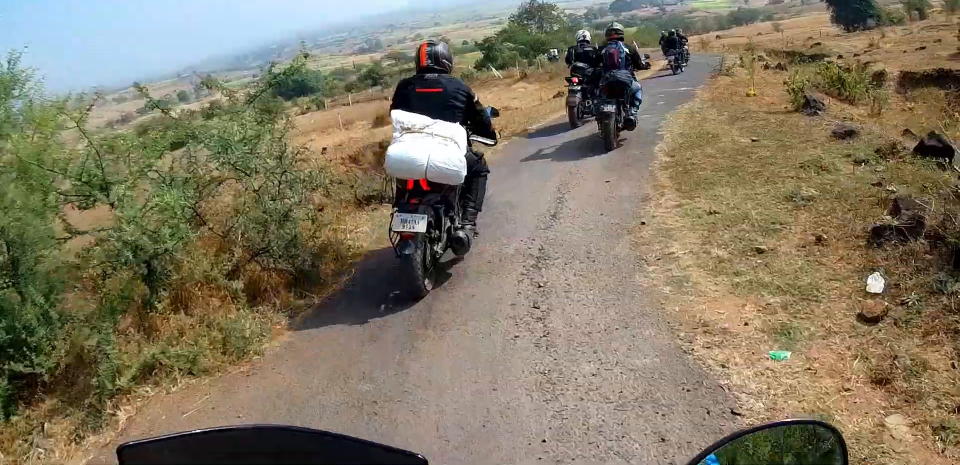
#> input picture ROW_1063_2.jpg, 1920 x 930 px (shown at 1/2 size)
$ python 'encrypt shuffling.py' ROW_1063_2.jpg
#> lines starting #> are read from the running program, lines starting #| are printed output that depends on the picture
import os.path
from PIL import Image   # Uses Pillow, a fork of PIL for Python 3
from random import randrange, seed


def scramble(input_image_filename, key_image_filename=None,
             number_of_regions=16777216):
#> called with input_image_filename = 'ROW_1063_2.jpg', number_of_regions = 16777216
    input_image_path = os.path.abspath(input_image_filename)
    input_image = Image.open(input_image_path)
#> input_image is the input picture: PIL image 1920x930 RGB; mean R, G, B 129.3, 119.9, 99.1
    if input_image.size == (1, 1):
        raise ValueError("input image must contain more than 1 pixel")
    number_of_regions = min(int(number_of_regions),
                            number_of_colours(input_image))
#> number_of_regions = 162872
    if key_image_filename:
        key_image_path = os.path.abspath(key_image_filename)
        key_image = Image.open(key_image_path)
    else:
        key_image = None
        number_of_regions = 1
    region_lists = create_region_lists(input_image, key_image,
                                       number_of_regions)
    seed(0)
    shuffle(region_lists)
    output_image = swap_pixels(input_image, region_lists)
    save_output_image(output_image, input_image_path)


def number_of_colours(image):
    return len(set(list(image.getdata())))


def create_region_lists(input_image, key_image, number_of_regions):
#> called with number_of_regions = 1
    template = create_template(input_image, key_image, number_of_regions)
#> template = 1785600 items
    number_of_regions_created = len(set(template))
#> number_of_regions_created = 1
    region_lists = [[] for i in range(number_of_regions_created)]
#> region_lists = [[]]
    for i in range(len(template)):
        region = template[i]
        region_lists[region].append(i)
    odd_region_lists = [region_list for region_list in region_lists
                        if len(region_list) % 2]
#> odd_region_lists = []
    for i in range(len(odd_region_lists) - 1):
        odd_region_lists[i].append(odd_region_lists[i + 1].pop())
#> in scramble, `region_lists = create_region_lists(input_image, key_image, number_of_r..`: region_lists = 1 item
    return region_lists


def create_template(input_image, key_image, number_of_regions):
    if number_of_regions == 1:
        width, height = input_image.size
        return [0] * (width * height)
    else:
        resized_key_image = key_image.resize(input_image.size, Image.NEAREST)
        pixels = list(resized_key_image.getdata())
        pixel_measures = [measure(pixel) for pixel in pixels]
        distinct_values = list(set(pixel_measures))
        number_of_distinct_values = len(distinct_values)
        number_of_regions_created = min(number_of_regions,
                                        number_of_distinct_values)
        sorted_distinct_values = sorted(distinct_values)
        while True:
            values_per_region = (number_of_distinct_values /
                                 number_of_regions_created)
            value_to_region = {sorted_distinct_values[i]:
                               int(i // values_per_region)
                               for i in range(len(sorted_distinct_values))}
            pixel_regions = [value_to_region[pixel_measure]
                             for pixel_measure in pixel_measures]
            if no_small_pixel_regions(pixel_regions,
                                      number_of_regions_created):
                break
            else:
                number_of_regions_created //= 2
        return pixel_regions


def no_small_pixel_regions(pixel_regions, number_of_regions_created):
    counts = [0 for i in range(number_of_regions_created)]
    for value in pixel_regions:
        counts[value] += 1
    if all(counts[i] >= 256 for i in range(number_of_regions_created)):
        return True


def shuffle(region_lists):
    for region_list in region_lists:
        length = len(region_list)
        for i in range(length):
            j = randrange(length)
            region_list[i], region_list[j] = region_list[j], region_list[i]
#> this loop made 1 pass
#> length on pass 1: 1785600


def measure(pixel):
    '''Return a single value roughly measuring the brightness.

    Not intended as an accurate measure, simply uses primes to prevent two
    different colours from having the same measure, so that an image with
    different colours of similar brightness will still be divided into
    regions.
    '''
    if type(pixel) is int:
        return pixel
    else:
        r, g, b = pixel[:3]
        return r * 2999 + g * 5869 + b * 1151


def swap_pixels(input_image, region_lists):
    pixels = list(input_image.getdata())
#> pixels = 1785600 items
    for region in region_lists:
        for i in range(0, len(region) - 1, 2):
            pixels[region[i]], pixels[region[i+1]] = (pixels[region[i+1]],
                                                      pixels[region[i]])
#> this loop made 1 pass
    scrambled_image = Image.new(input_image.mode, input_image.size)
#> scrambled_image: PIL image 1920x930 RGB; every value is 0
    scrambled_image.putdata(pixels)
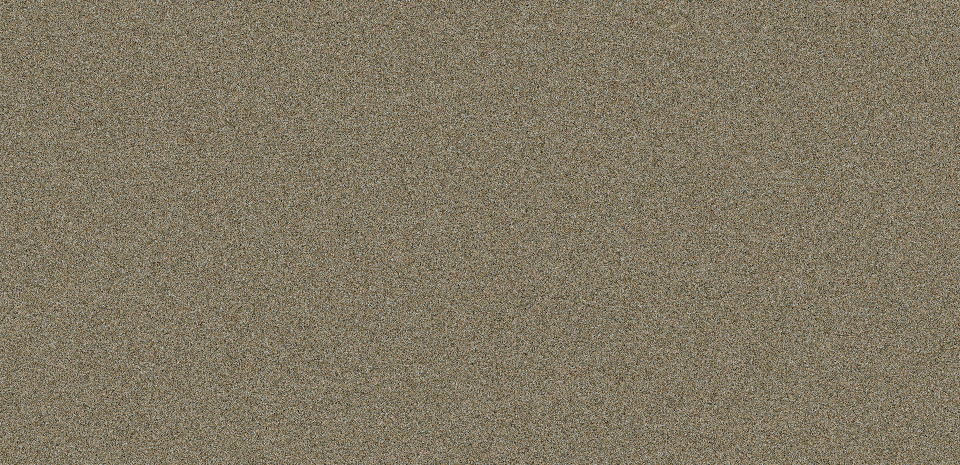
#> scrambled_image: PIL image 1920x930 RGB (shown at 1/2 size); mean R, G, B 129.3, 119.9, 99.1
    return scrambled_image


def save_output_image(output_image, full_path):
    head, tail = os.path.split(full_path)
    if tail[:10] == 'scrambled_':
        augmented_tail = 'rescued_' + tail[10:]
    else:
        augmented_tail = 'scrambled_' + tail
    save_filename = os.path.join(head, augmented_tail)
    output_image.save(save_filename)


if __name__ == '__main__':
    import sys
    arguments = sys.argv[1:]
    if arguments:
        scramble(*arguments[:3])
    else:
        print('\n'
              'Arguments:\n'
              '    input image          (required)\n'
              '    key image            (optional, default None)\n'
              '    number of regions    '
              '(optional maximum - will be as high as practical otherwise)\n')
